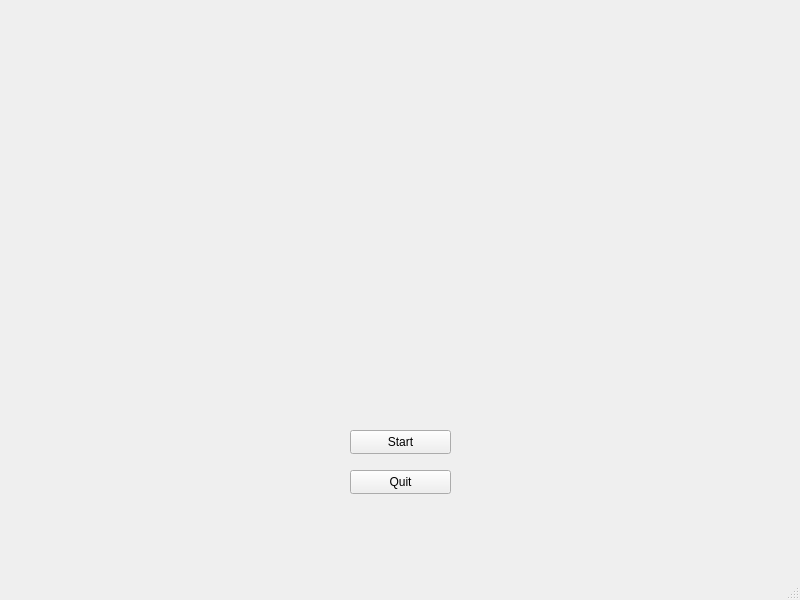
<?xml version="1.0" encoding="UTF-8"?>
<ui version="4.0">
 <class>MyGame</class>
 <widget class="QMainWindow" name="MyGame">
  <property name="geometry">
   <rect>
    <x>0</x>
    <y>0</y>
    <width>800</width>
    <height>600</height>
   </rect>
  </property>
  <property name="windowTitle">
   <string>MyGame</string>
  </property>
  <widget class="QWidget" name="centralwidget">
   <widget class="QPushButton" name="startGame">
    <property name="geometry">
     <rect>
      <x>350</x>
      <y>430</y>
      <width>101</width>
      <height>24</height>
     </rect>
    </property>
    <property name="text">
     <string>Start</string>
    </property>
   </widget>
   <widget class="QPushButton" name="quitGame">
    <property name="geometry">
     <rect>
      <x>350</x>
      <y>470</y>
      <width>101</width>
      <height>24</height>
     </rect>
    </property>
    <property name="text">
     <string>Quit</string>
    </property>
   </widget>
  </widget>
  <widget class="QMenuBar" name="menubar">
   <property name="geometry">
    <rect>
     <x>0</x>
     <y>0</y>
     <width>800</width>
     <height>21</height>
    </rect>
   </property>
  </widget>
  <widget class="QStatusBar" name="statusbar"/>
 </widget>
 <resources/>
 <connections/>
</ui>
